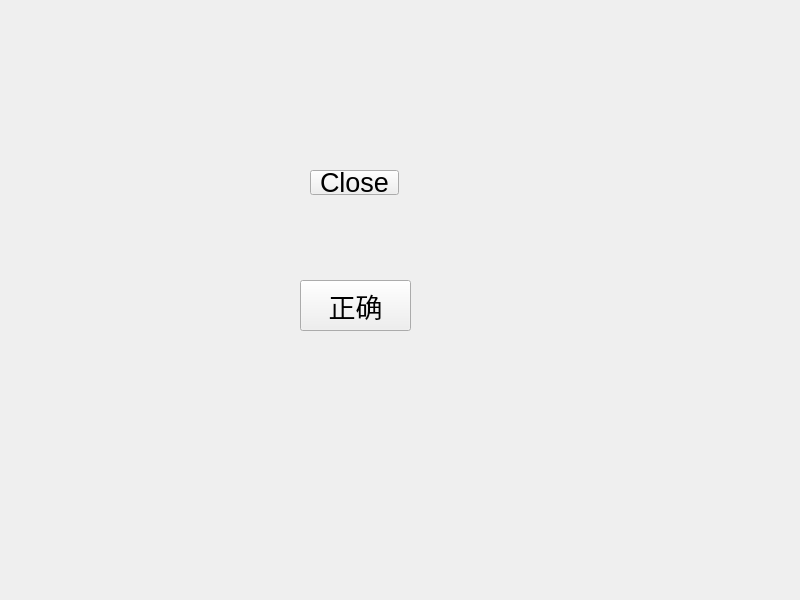
<?xml version="1.0" encoding="UTF-8"?>
<ui version="4.0">
 <class>Widget</class>
 <widget class="QWidget" name="Widget">
  <property name="geometry">
   <rect>
    <x>0</x>
    <y>0</y>
    <width>800</width>
    <height>600</height>
   </rect>
  </property>
  <property name="windowTitle">
   <string>Widget</string>
  </property>
  <widget class="QPushButton" name="pushButton">
   <property name="geometry">
    <rect>
     <x>310</x>
     <y>170</y>
     <width>89</width>
     <height>25</height>
    </rect>
   </property>
   <property name="font">
    <font>
     <pointsize>20</pointsize>
    </font>
   </property>
   <property name="text">
    <string>Close</string>
   </property>
  </widget>
  <widget class="QPushButton" name="pushButton_2">
   <property name="geometry">
    <rect>
     <x>300</x>
     <y>280</y>
     <width>111</width>
     <height>51</height>
    </rect>
   </property>
   <property name="font">
    <font>
     <pointsize>20</pointsize>
    </font>
   </property>
   <property name="text">
    <string>正确</string>
   </property>
  </widget>
 </widget>
 <resources/>
 <connections/>
</ui>
